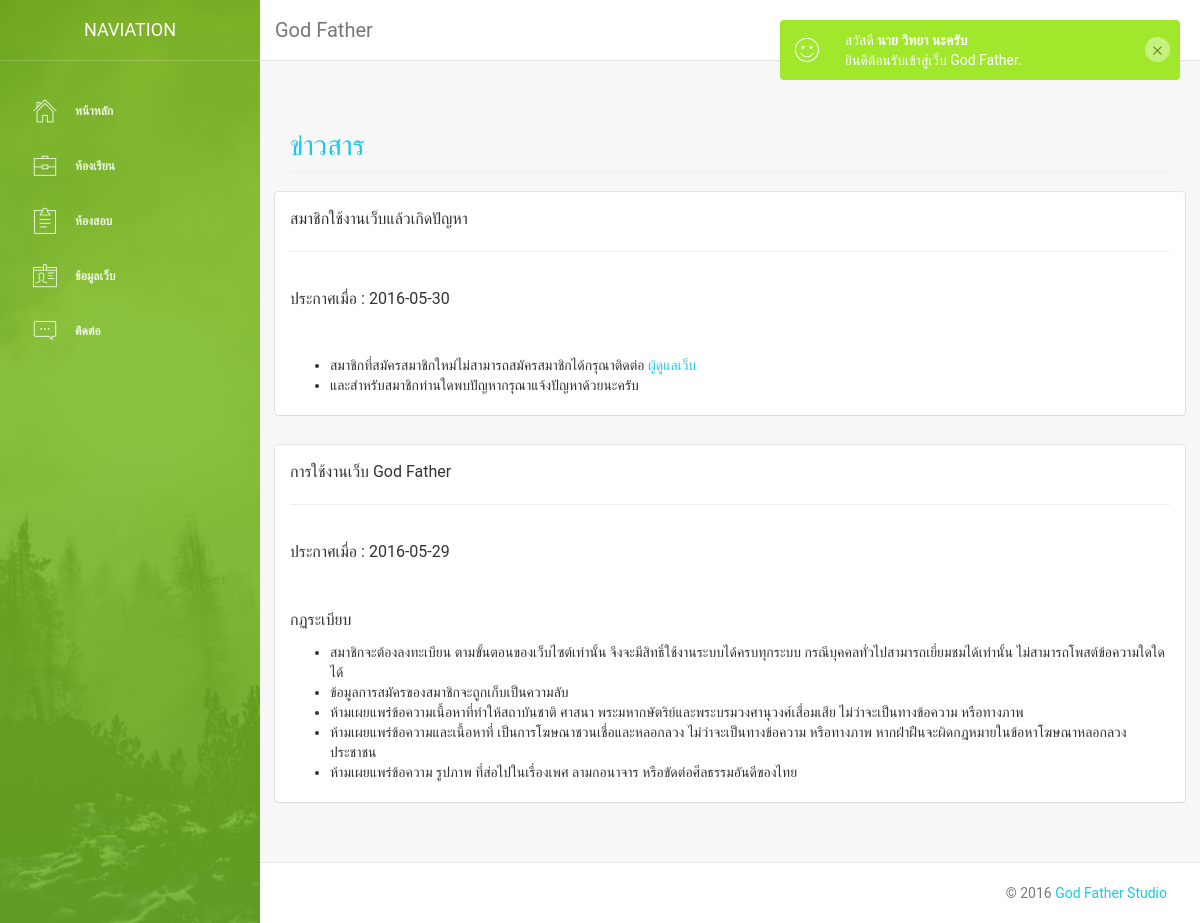
Page /home.php (signed in) on the committed database.
### tables this page shows
CREATE TABLE `news` (
  `idnews` int(5) NOT NULL,
  `namenews` varchar(50) NOT NULL,
  `tname` varchar(50) NOT NULL,
  `newsdata` text NOT NULL,
  `datenews` varchar(15) NOT NULL
);

### home.php (the view, shortened to what this page needs)
<?php
include("connectdb.php");
?>
<!doctype html>
<html lang="en">
<head>
    <?php
    include("include/head.php");
    ?>
</head>
<body>
    <div class="wrapper">
    <?php
    include("include/sidebar.php");
    ?>
        <div class="main-panel">
    <?php
    include("include/nav.php");
    ?>
            <div class="content">
                <div class="container-fluid">
                    <div class="row">
                       <div class="col-sm-12">
                           <h3 class="page-header"><a href="">ข่าวสาร</a></h3>
                       </div>
            <?php
            $mysql = "select * from news";
            $result = mysqli_query($link,$mysql);
            while ($mydata =mysqli_fetch_array($result,MYSQLI_ASSOC)){
            ?>
			<div class="row">
			    <div class="col-sm-12">
			        <div class="card">
			            <div class="header">
                        <p><?php echo $mydata['namenews']?></p>
			                <hr>
			            </div>
			            <div class="content">
                        <p>
			               ประกาศเมื่อ : <?php echo $mydata['datenews']?>
				            <?php echo $mydata['newsdata']?>
				        </p>
			            </div>
			        </div>
			    </div>
			</div>
			<?php
            }
            ?>
                   </div>
                </div>
            </div>
    <?php
    include("include/foodter.php");
    ?>
        </div>
    </div>
</body>
</html>

### rows in the picture
news: namenews "สมาชิกใช้งานเว็บแล้วเกิดปัญหา", datenews "2016-05-30", newsdata "สมาชิกที่สมัครสมาชิกใหม่ไม่สามารถสมัครสมาชิกได้กรุณาติดต่อ ผู้ดูแลเว็บ และสำหรับสมาชิกท่านใดพบปัญหากรุณาแจ้งปัญหาด้วยนะครับ"
news: namenews "การใช้งานเว็บ God Father", datenews "2016-05-29", newsdata "กฏระเบียบ สมาชิกจะต้องลงทะเบียน ตามขั้นตอนของเว็บไซต์เท่านั้น จึงจะมีสิทธิ์ใช้งานระบบได้ครบทุกระบบ กรณีบุคคลทั่วไปสามารถเยี่ยมชมได้เท่านั้น ไม่สามารถโพสต์ข้อความใดใด ได้ ข้อมูลการสมัครของสมาชิกจะถูกเก็บเป็นความลับ ห้ามเผยแพร่ข้อความเนื้อหาที่ทำให้สถาบันชาติ ศาสนา พระมหากษัตริย์และพระบรมวงศานุวงศ์เสื่อมเสีย ไม่ว่าจะเป็นทางข้อความ หรือทางภาพ ห้ามเผยแพร่ข้อความและเนื้อหาที่ เป็นการโฆษณาชวนเชื่อและหลอกลวง ไม่ว่าจะเป็นทางข้อความ หรือทางภาพ หากฝ่าฝืนจะผิดกฎหมายในข้อหาโฆษณาหลอกลวงประชาชน ห้ามเผยแพร่ข้อความ รูปภาพ ที่ส่อไปในเรื่องเพศ ลามกอนาจาร หรือขัดต่อศีลธรรมอันดีของไทย"
